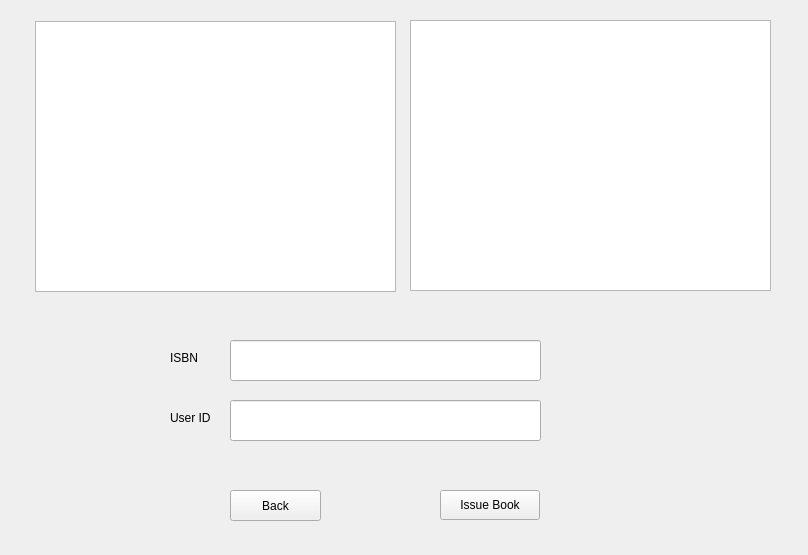
<?xml version="1.0" encoding="UTF-8"?>
<ui version="4.0">
 <class>issuebook</class>
 <widget class="QWidget" name="issuebook">
  <property name="geometry">
   <rect>
    <x>0</x>
    <y>0</y>
    <width>808</width>
    <height>555</height>
   </rect>
  </property>
  <property name="windowTitle">
   <string>Issue Book</string>
  </property>
  <widget class="QPushButton" name="backbutton">
   <property name="geometry">
    <rect>
     <x>230</x>
     <y>490</y>
     <width>91</width>
     <height>31</height>
    </rect>
   </property>
   <property name="text">
    <string>Back</string>
   </property>
  </widget>
  <widget class="QTableView" name="bookTable">
   <property name="geometry">
    <rect>
     <x>35</x>
     <y>21</y>
     <width>361</width>
     <height>271</height>
    </rect>
   </property>
  </widget>
  <widget class="QTableView" name="UserTable">
   <property name="geometry">
    <rect>
     <x>410</x>
     <y>20</y>
     <width>361</width>
     <height>271</height>
    </rect>
   </property>
  </widget>
  <widget class="QLineEdit" name="ISBNfield">
   <property name="geometry">
    <rect>
     <x>230</x>
     <y>340</y>
     <width>311</width>
     <height>41</height>
    </rect>
   </property>
  </widget>
  <widget class="QLineEdit" name="UserIDfield">
   <property name="geometry">
    <rect>
     <x>230</x>
     <y>400</y>
     <width>311</width>
     <height>41</height>
    </rect>
   </property>
  </widget>
  <widget class="QLabel" name="ISBN">
   <property name="geometry">
    <rect>
     <x>170</x>
     <y>350</y>
     <width>49</width>
     <height>16</height>
    </rect>
   </property>
   <property name="text">
    <string>ISBN</string>
   </property>
  </widget>
  <widget class="QLabel" name="UserID">
   <property name="geometry">
    <rect>
     <x>170</x>
     <y>410</y>
     <width>49</width>
     <height>16</height>
    </rect>
   </property>
   <property name="text">
    <string>User ID</string>
   </property>
  </widget>
  <widget class="QPushButton" name="issueButton">
   <property name="geometry">
    <rect>
     <x>440</x>
     <y>490</y>
     <width>100</width>
     <height>30</height>
    </rect>
   </property>
   <property name="text">
    <string>Issue Book</string>
   </property>
  </widget>
 </widget>
 <resources/>
 <connections/>
</ui>
